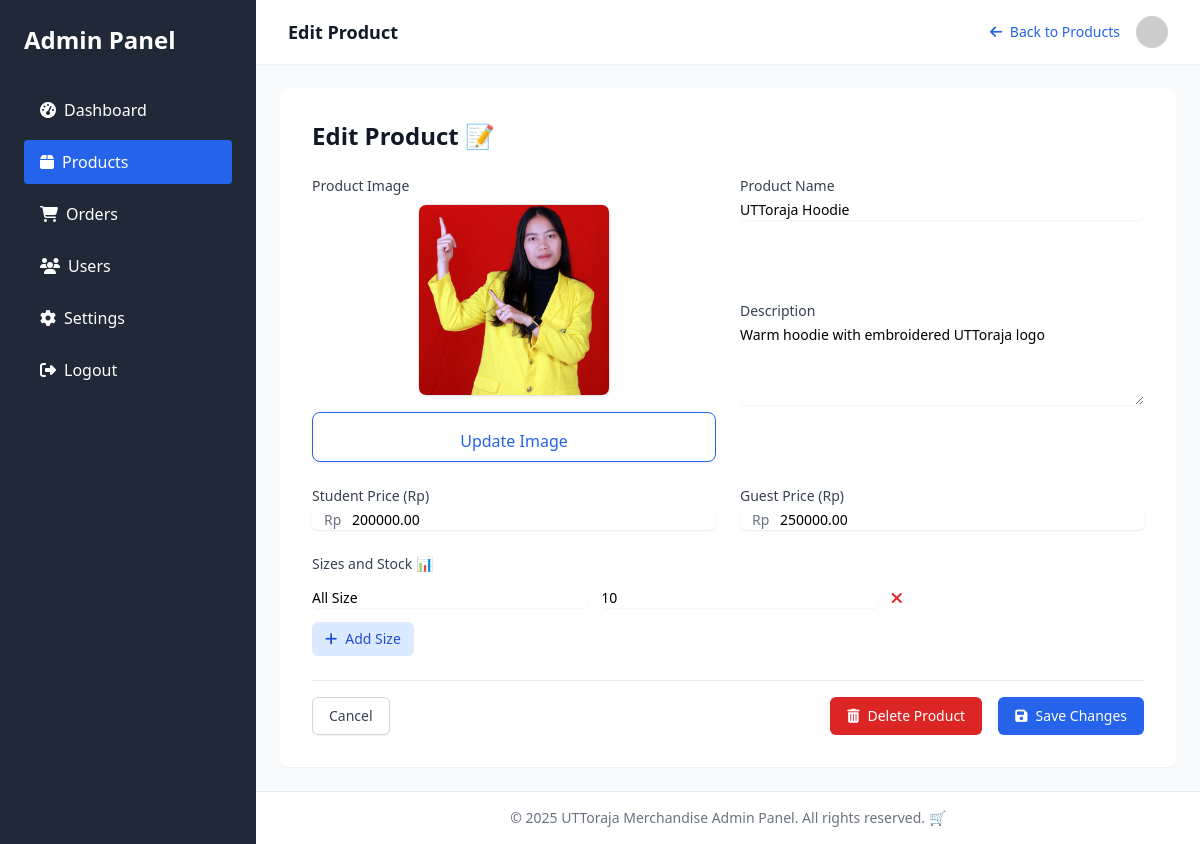
Before: /merchandise/admin/edit_product.php?id=7 (signed in) with the older database file.
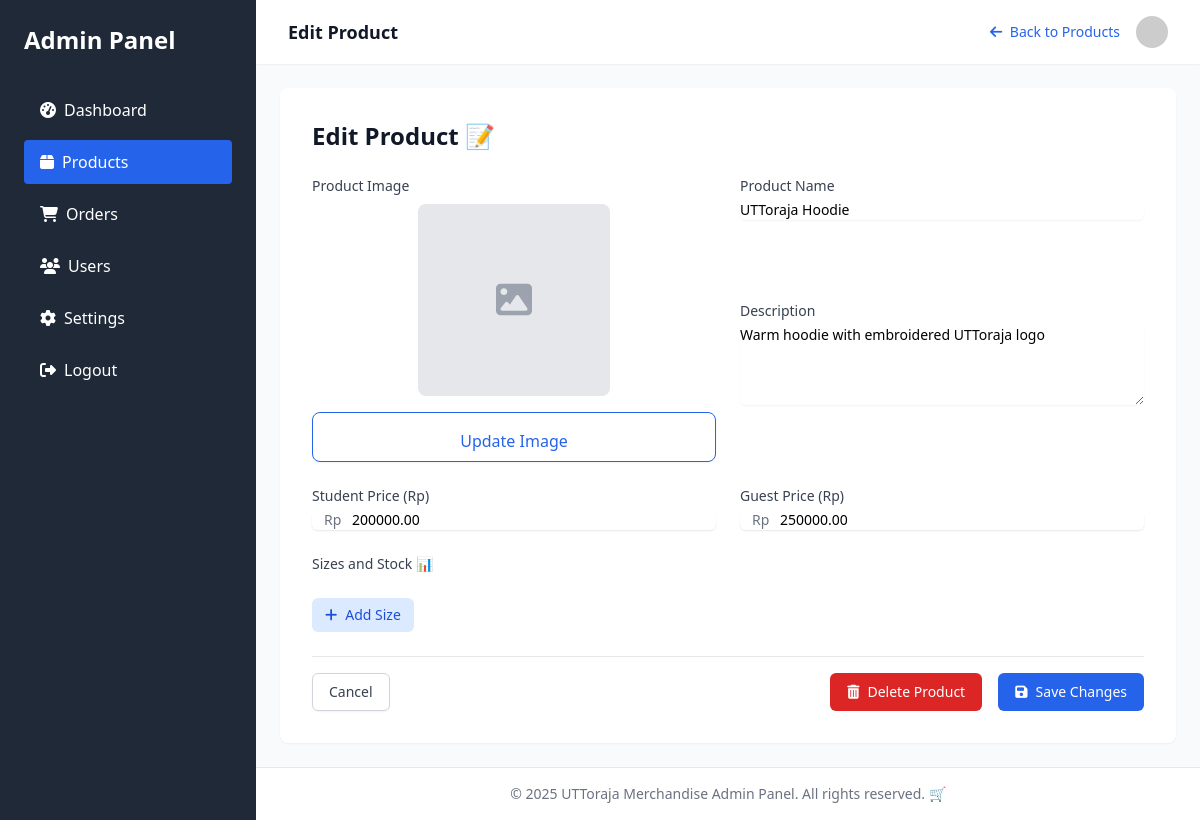
After: the same page with the newer database file.
### tables this page shows
CREATE TABLE `products` (
  `id` int(11) NOT NULL,
  `name` varchar(100) NOT NULL,
  `description` text DEFAULT NULL,
  `price_student` decimal(10,2) NOT NULL,
  `price_guest` decimal(10,2) NOT NULL,
  `image` varchar(255) DEFAULT NULL,
  `size_options` varchar(255) DEFAULT NULL COMMENT 'Comma-separated list of available sizes',
  `category` varchar(50) DEFAULT NULL,
  `active` tinyint(1) NOT NULL DEFAULT 1,
  `featured` tinyint(1) NOT NULL DEFAULT 0
);

CREATE TABLE `product_sizes` (
  `id` int(11) NOT NULL,
  `product_id` int(11) NOT NULL,
  `size` varchar(10) NOT NULL,
  `stock` int(11) NOT NULL DEFAULT 0
);

### merchandise/admin/edit_product.php (the view, shortened to what this page needs)
<?php
require_once '../koneksi.php';
$product = null;
$product_sizes = [];
if (isset($_GET['id'])) {
    $product_id = filter_input(INPUT_GET, 'id', FILTER_VALIDATE_INT);
    $stmt = $conn->prepare("SELECT * FROM products WHERE id = ?");
    $stmt->bind_param("i", $product_id);
    $stmt->execute();
    $product = $stmt->get_result()->fetch_assoc();
    $stmt = $conn->prepare("SELECT * FROM product_sizes WHERE product_id = ?");
    $stmt->bind_param("i", $product_id);
    $stmt->execute();
    $product_sizes = $stmt->get_result()->fetch_all(MYSQLI_ASSOC);
}
?>
<!DOCTYPE html>
<html lang="en">
<head>
    <script src="https://cdn.tailwindcss.com"></script>
    <link rel="stylesheet" href="https://cdnjs.cloudflare.com/ajax/libs/font-awesome/6.4.0/css/all.min.css">
</head>
<body class="bg-gray-50 min-h-screen flex">
    <div class="bg-gray-800 text-white w-64 py-6 flex-shrink-0 hidden md:block">
        <div class="px-6">
            <h2 class="text-2xl font-bold mb-8">Admin Panel</h2>
            <nav>
                <ul class="space-y-2">
                    <li>
                        <a href="index.php" class="block py-2.5 px-4 rounded transition duration-200 hover:bg-gray-700">
                            <i class="fas fa-tachometer-alt mr-2"></i>Dashboard
                        </a>
                    </li>
                    <li>
                        <a href="products.php" class="block py-2.5 px-4 rounded bg-blue-600 text-white">
                            <i class="fas fa-box mr-2"></i>Products
                        </a>
                    </li>
                    <li>
                        <a href="orders.php" class="block py-2.5 px-4 rounded transition duration-200 hover:bg-gray-700">
                            <i class="fas fa-shopping-cart mr-2"></i>Orders
                        </a>
                    </li>
                    <li>
                        <a href="users.php" class="block py-2.5 px-4 rounded transition duration-200 hover:bg-gray-700">
                            <i class="fas fa-users mr-2"></i>Users
                        </a>
                    </li>
                    <li>
                        <a href="settings.php" class="block py-2.5 px-4 rounded transition duration-200 hover:bg-gray-700">
                            <i class="fas fa-cog mr-2"></i>Settings
                        </a>
                    </li>
                    <li>
                        <a href="logout.php" class="block py-2.5 px-4 rounded transition duration-200 hover:bg-gray-700">
                            <i class="fas fa-sign-out-alt mr-2"></i>Logout
                        </a>
                    </li>
                </ul>
            </nav>
        </div>
    </div>
    <div class="flex-1 flex flex-col overflow-hidden">
        <header class="bg-white shadow-sm z-10">
            <div class="max-w-7xl mx-auto px-4 sm:px-6 lg:px-8 py-4 flex justify-between items-center">
                <div class="flex items-center">
                    <h1 class="text-lg font-semibold text-gray-900">Edit Product</h1>
                </div>
                <div class="flex items-center">
                    <a href="products.php" class="mr-4 text-sm text-blue-600 hover:text-blue-800">
                        <i class="fas fa-arrow-left mr-1"></i> Back to Products
                    </a>
                    <img class="h-8 w-8 rounded-full" src="https://ui-avatars.com/api/?name=Admin&background=0D8ABC&color=fff" alt="Admin">
                </div>
            </div>
        </header>
        <main class="flex-1 overflow-y-auto bg-gray-50 p-6">
            <div class="max-w-4xl mx-auto bg-white rounded-lg shadow-sm overflow-hidden">
                <div class="p-6 sm:p-8">
                    <h2 class="text-2xl font-bold text-gray-900 mb-6">Edit Product 📝</h2>
                    <form method="POST" enctype="multipart/form-data" class="space-y-6">
                        <div class="grid grid-cols-1 md:grid-cols-2 gap-6">
                            <div class="md:row-span-2">
                                <label class="block text-sm font-medium text-gray-700 mb-2">Product Image</label>
                                <div class="flex flex-col items-center">
                                    <?php if ($product['image']): ?>
                                        <img src="../uploads/<?php echo htmlspecialchars($product['image']); ?>" class="h-48 w-48 object-cover rounded-lg border shadow-sm mb-4">
                                    <?php else: ?>
                                        <div class="h-48 w-48 rounded-lg bg-gray-200 flex items-center justify-center mb-4">
                                            <i class="fas fa-image text-4xl text-gray-400"></i>
                                        </div>
                                    <?php endif; ?>
                                    <label class="w-full flex flex-col items-center px-4 py-2 bg-white text-blue-600 rounded-lg shadow-sm border border-blue-600 cursor-pointer hover:bg-blue-50">
                                        <span class="mt-2 text-base leading-normal">Update Image</span>
                                    </label>
                                </div>
                            </div>
                            <div>
                                <label for="name" class="block text-sm font-medium text-gray-700 mb-1">Product Name</label>
                                <input type="text" id="name" name="name" value="<?php echo htmlspecialchars($product['name']); ?>" required
                                    class="block w-full border-gray-300 rounded-md shadow-sm focus:ring-blue-500 focus:border-blue-500 sm:text-sm">
                            </div>
                            <div>
                                <label for="description" class="block text-sm font-medium text-gray-700 mb-1">Description</label>
                                <textarea id="description" name="description" rows="4" required
                                    class="block w-full border-gray-300 rounded-md shadow-sm focus:ring-blue-500 focus:border-blue-500 sm:text-sm"><?php echo htmlspecialchars($product['description']); ?></textarea>
                            </div>
                        </div>
                        <div class="grid grid-cols-1 md:grid-cols-2 gap-6">
                            <div>
                                <label for="price_student" class="block text-sm font-medium text-gray-700 mb-1">Student Price (Rp)</label>
                                <div class="mt-1 relative rounded-md shadow-sm">
                                    <div class="absolute inset-y-0 left-0 pl-3 flex items-center pointer-events-none">
                                        <span class="text-gray-500 sm:text-sm">Rp</span>
                                    </div>
                                    <input type="number" id="price_student" name="price_student" value="<?php echo $product['price_student']; ?>" min="0" required
                                        class="block w-full pl-10 pr-12 border-gray-300 rounded-md shadow-sm focus:ring-blue-500 focus:border-blue-500 sm:text-sm">
                                </div>
                            </div>
                            <div>
                                <label for="price_guest" class="block text-sm font-medium text-gray-700 mb-1">Guest Price (Rp)</label>
                                <div class="mt-1 relative rounded-md shadow-sm">
                                    <div class="absolute inset-y-0 left-0 pl-3 flex items-center pointer-events-none">
                                        <span class="text-gray-500 sm:text-sm">Rp</span>
                                    </div>
                                    <input type="number" id="price_guest" name="price_guest" value="<?php echo $product['price_guest']; ?>" min="0" required
                                        class="block w-full pl-10 pr-12 border-gray-300 rounded-md shadow-sm focus:ring-blue-500 focus:border-blue-500 sm:text-sm">
                                </div>
                            </div>
                        </div>
                        <div>
                            <label class="block text-sm font-medium text-gray-700 mb-3">Sizes and Stock 📊</label>
                            <div id="size-inputs" class="space-y-3">
                                <?php foreach ($product_sizes as $size): ?>
                                    <div class="size-stock-pair flex items-center space-x-3">
                                        <input type="text" name="sizes[]" value="<?php echo htmlspecialchars($size['size']); ?>" placeholder="Size (e.g., S)"
                                            class="block w-1/3 border-gray-300 rounded-md shadow-sm focus:ring-blue-500 focus:border-blue-500 sm:text-sm">
                                        <input type="number" name="stocks[]" value="<?php echo $size['stock']; ?>" min="0" placeholder="Stock"
                                            class="block w-1/3 border-gray-300 rounded-md shadow-sm focus:ring-blue-500 focus:border-blue-500 sm:text-sm">
                                        <button type="button" class="remove-size text-red-600 hover:text-red-800" title="Remove size">
                                            <i class="fas fa-times"></i>
                                        </button>
                                    </div>
                                <?php endforeach; ?>
                            </div>
                            <button type="button" onclick="addSizeStockFields()" class="mt-3 inline-flex items-center px-3 py-2 border border-transparent text-sm leading-4 font-medium rounded-md text-blue-700 bg-blue-100 hover:bg-blue-200 focus:outline-none focus:ring-2 focus:ring-offset-2 focus:ring-blue-500">
                                <i class="fas fa-plus mr-2"></i> Add Size
                            </button>
                        </div>
                        <div class="flex items-center justify-between pt-4 border-t border-gray-200">
                            <a href="products.php" class="inline-flex items-center px-4 py-2 border border-gray-300 shadow-sm text-sm font-medium rounded-md text-gray-700 bg-white hover:bg-gray-50 focus:outline-none focus:ring-2 focus:ring-offset-2 focus:ring-blue-500">
                                Cancel
                            </a>
                            <div>
                                <button type="submit" name="delete" onclick="return confirm('Are you sure you want to delete this product? This action cannot be undone.')"
                                    class="mr-3 inline-flex items-center px-4 py-2 border border-transparent text-sm font-medium rounded-md text-white bg-red-600 hover:bg-red-700 focus:outline-none focus:ring-2 focus:ring-offset-2 focus:ring-red-500">
                                    <i class="fas fa-trash-alt mr-2"></i> Delete Product
                                </button>
                                <button type="submit" class="inline-flex items-center px-4 py-2 border border-transparent text-sm font-medium rounded-md text-white bg-blue-600 hover:bg-blue-700 focus:outline-none focus:ring-2 focus:ring-offset-2 focus:ring-blue-500">
                                    <i class="fas fa-save mr-2"></i> Save Changes
                                </button>
                            </div>
                        </div>
                    </form>
                </div>
            </div>
        </main>
        <footer class="bg-white border-t border-gray-200 py-4">
            <div class="max-w-7xl mx-auto px-4 sm:px-6 lg:px-8">
                <p class="text-sm text-center text-gray-500">© 2025 UTToraja Merchandise Admin Panel. All rights reserved. 🛒</p>
            </div>
        </footer>
    </div>
</body>
</html>

Changed rows visible on the page:
removed product_sizes: size "All Size", stock "10"
changed products "UTToraja Hoodie": image "67ee37022e468.jpg" → empty (drawn); image: picture removed
